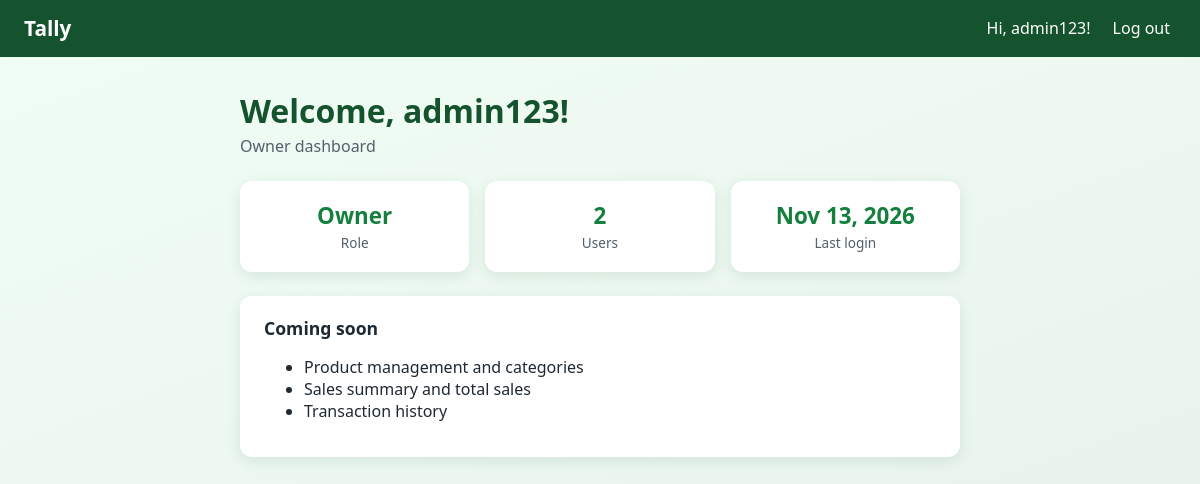
/owner/ (signed in), run on an earlier commit of the app's database.
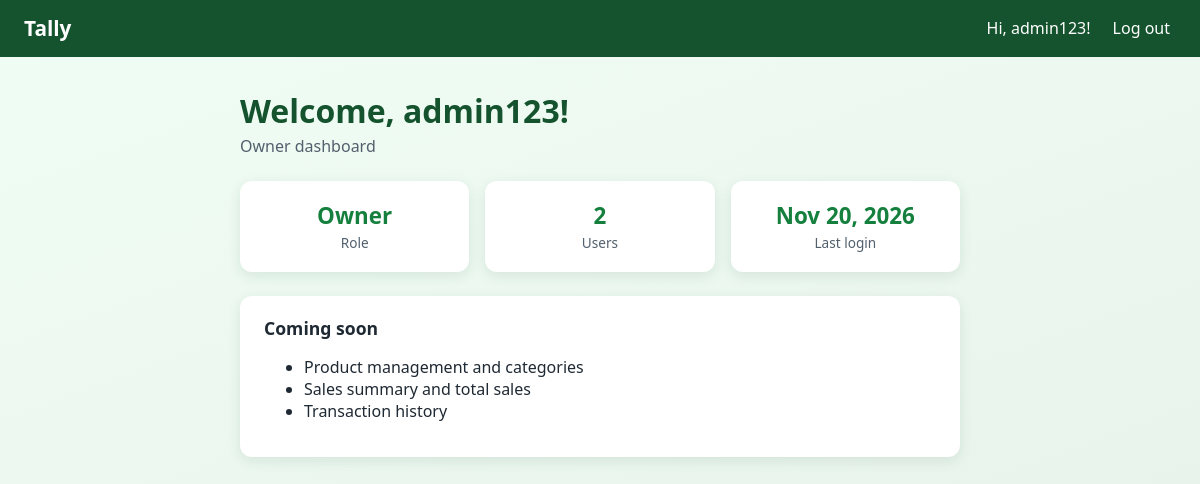
And on a later commit of the database.
### accounts/models.py (models this page shows, shortened)
class CustomUser(AbstractUser):
    class Role(models.TextChoices):
        CASHIER = "CASHIER", "Cashier"
        OWNER = "OWNER", "Owner"
    role = models.CharField(
        max_length=10, choices=Role.choices,
        default=Role.CASHIER)
    contact_number = models.CharField(max_length=20, blank=True)

### dashboard/views.py (the view)
# urls.py: path("owner/", OwnerDashboardView.as_view(), name="owner_dashboard"),
class OwnerDashboardView(LoginRequiredMixin, UserPassesTestMixin, TemplateView):
    template_name = "dashboard/owner.html"
    def test_func(self):
        return self.request.user.role == CustomUser.Role.OWNER
    def get_context_data(self, **kwargs):
        context = super().get_context_data(**kwargs)
        context["member_count"] = CustomUser.objects.count()
        return context

### templates/dashboard/owner.html (shortened to what this page needs)
{% extends "base.html" %}
{% block content %}
<div class="dash">
  <h1>Welcome, {{ user.first_name|default:user.username }}!</h1>
  <p class="subtitle">Owner dashboard</p>
  <div class="stats">
    <div class="stat"><strong>{{ user.get_role_display }}</strong><span>Role</span></div>
    <div class="stat"><strong>{{ member_count }}</strong><span>Users</span></div>
    <div class="stat"><strong>{{ user.last_login|date:"M d, Y" }}</strong><span>Last login</span></div>
  </div>
  <div class="panel">
    <h2>Coming soon</h2>
    <ul>
      <li>Product management and categories</li>
      <li>Sales summary and total sales</li>
      <li>Transaction history</li>
    </ul>
  </div>
</div>
{% endblock %}

### templates/base.html (shortened to what this page needs)
{% load static %}
<!DOCTYPE html>
<html lang="en">
<head>
  <link rel="stylesheet" href="{% static 'css/style.css' %}">
</head>
<body>
  <nav class="navbar">
    <a class="brand" href="/">Tally</a>
    {% if user.is_authenticated %}
      <span>Hi, {{ user.username }}!</span>
      <form method="post" action="{% url 'logout' %}">
        <button type="submit">Log out</button>
      </form>
    {% else %}
      <a href="{% url 'login' %}">Log in</a>
      <a href="{% url 'signup' %}">Sign up</a>
    {% endif %}
  </nav>
  <main>{% block content %}{% endblock %}</main>
</body>
</html>

### static/css/style.css (style rules this page uses)
:root { --green-900: #14532d; --green-600: #15803d; --green-100: #dcfce7; --text: #1f2933; --muted: #52606d; --border: #cbd2d9; --error: #b91c1c; }
* { box-sizing: border-box; }
body { margin: 0; font-family: system-ui, -apple-system, "Segoe UI", Roboto, sans-serif; color: var(--text); background: linear-gradient(160deg, #f0fdf4 0%, #e6f0ea 100%); min-height: 100vh; }
.navbar { background: var(--green-900); color: #fff; padding: 0.9rem 1.5rem; display: flex; align-items: center; gap: 1rem; }
.navbar .brand { font-size: 1.3rem; font-weight: 700; margin-right: auto; color: #fff; text-decoration: none; }
.navbar a, .navbar button { color: #fff; text-decoration: none; background: none; border: 0; font: inherit; cursor: pointer; }
.navbar form { margin: 0; display: inline; }
main { padding: 2rem 1rem; }
.dash { max-width: 720px; margin: 0 auto; }
.dash h1 { margin: 0; color: var(--green-900); }
.dash .subtitle { margin: 0.2rem 0 1.5rem; color: var(--muted); }
.stats { display: grid; grid-template-columns: repeat(auto-fit, minmax(160px, 1fr)); gap: 1rem; margin-bottom: 1.5rem; }
.stat { background: #fff; border-radius: 12px; padding: 1.2rem; text-align: center; box-shadow: 0 4px 14px rgba(20, 83, 45, 0.1); }
.stat strong { display: block; font-size: 1.4rem; color: var(--green-600); }
.stat span { color: var(--muted); font-size: 0.85rem; }
.panel { background: #fff; border-radius: 12px; padding: 1.2rem 1.5rem; box-shadow: 0 4px 14px rgba(20, 83, 45, 0.1); }
.panel h2 { margin-top: 0; font-size: 1.1rem; }

What changed in the data, as far as the page shows it:
changed CustomUser "admin123": last_login "Nov 13, 2026" → "Nov 20, 2026"
